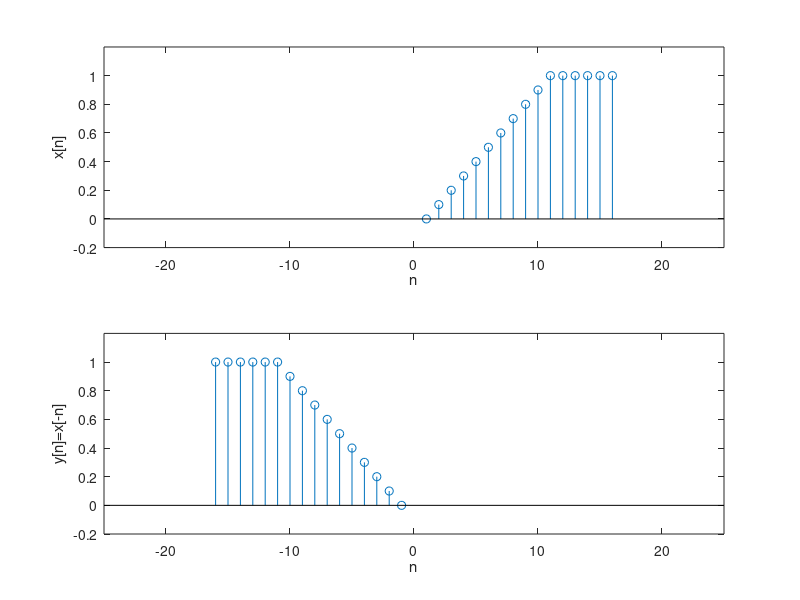

Recreate this plot in MATLAB.
%% 4.1. Temporal inversion

% Input signal x[n]
x = [0:0.1:1 ones(1,5)]; % Vector with the values of the signal
nx = 1:16; % Vector of time points.
% We represent the signal
figure
subplot(2,1,1)
stem(nx,x);
axis([-25 25 -0.2 1.2]); % We set an adequate zoom in both axis
xlabel('n'); % Horizontal axis
ylabel('x[n]'); % Vertical axis
% Temporal inversion
y = x(end:-1:1); % Inversion of the vector of signal values
ny = -nx(end:-1:1); % We have to perform the temporal inversionover the vector of time points too!
% We represent the signal y[n]
subplot(2,1,2)
stem(ny,y);
axis([-25 25 -0.2 1.2]);
xlabel('n');
ylabel('y[n]=x[-n]');